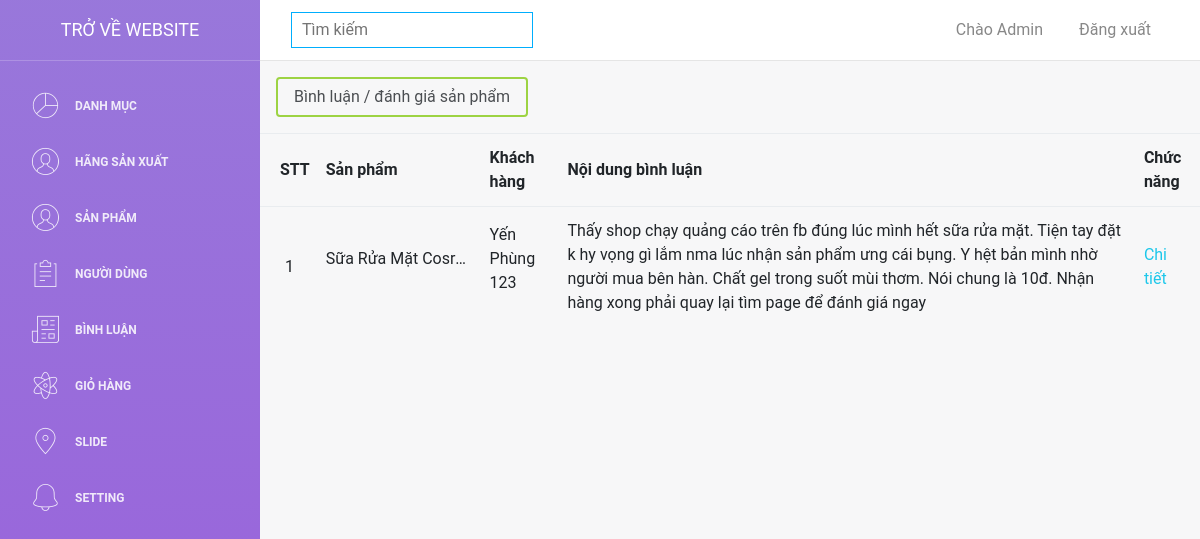
Screenshot of /webmypham/admin/binhluan.php (signed in) with the database file from the repository.
### tables this page shows
CREATE TABLE `binhluan` (
  `id` int(11) NOT NULL,
  `id_taikhoan` int(11) NOT NULL,
  `id_sanpham` int(11) NOT NULL,
  `noidung` text NOT NULL
);

CREATE TABLE `sanpham` (
  `id` int(11) NOT NULL,
  `id_danhmuc` int(11) NOT NULL,
  `masx` int(11) NOT NULL,
  `ten` varchar(255) NOT NULL,
  `gia` int(11) NOT NULL,
  `giakm` int(11) NOT NULL,
  `anh1` text NOT NULL,
  `anh2` text NOT NULL,
  `anh3` text NOT NULL,
  `chitiet` text NOT NULL,
  `luotxem` int(11) NOT NULL,
  `status` int(11) NOT NULL DEFAULT 0
);

CREATE TABLE `taikhoan` (
  `id` int(11) NOT NULL,
  `taikhoan` varchar(55) NOT NULL,
  `matkhau` varchar(55) NOT NULL,
  `hoten` varchar(100) NOT NULL,
  `sdt` text NOT NULL,
  `anh` text NOT NULL,
  `phanquyen` int(11) NOT NULL DEFAULT 0
);

### webmypham/admin/connect.php (called while the page is built, shortened)
<?php
function selectAll($sql)
{
    $result = $GLOBALS['conn']->query($sql);
    return $result;
}
?>

### webmypham/admin/binhluan.php (the view, shortened to what this page needs)
<?php
    include 'header.php';
    if (isset($_COOKIE["user"])) {
        $user = $_COOKIE["user"];
        foreach (selectAll("SELECT * FROM taikhoan WHERE taikhoan='$user'") as $row) {
            $permission = $row['phanquyen'];
        }
        if ($permission==1) {
            ?>
            <a class="btn btn-success my-3 ml-3">Bình luận / đánh giá sản phẩm</a>
            <table class="table">
                <tr>
                    <th style="padding-left:20px">STT</th>
                    <th>Sản phẩm</th>
                    <th>Khách hàng</th>
                    <th>Nội dung bình luận</th>
                    <th>Chức năng</th>
                </tr>
                <?php
                $stt = 1;
                foreach (selectAll("SELECT * FROM binhluan") as $row) {
                ?>
                    <tr>
                        <td style="padding-left:25px"><?= $stt++ ?></td>
                        <td>
                            <p style="display:-webkit-box;-webkit-line-clamp:1;-webkit-box-orient: vertical;overflow: hidden;text-overflow: ellipsis;word-break: break-word;">
                                <?php
                                    foreach (selectAll("SELECT * FROM sanpham WHERE id={$row['id_sanpham']}") as $item) {
                                        echo $item['ten'];
                                    }
                                ?>
                            </p>
                        </td>
                        <td>
                            <p>
                                <?php
                                    foreach (selectAll("SELECT * FROM taikhoan WHERE id={$row['id_taikhoan']}") as $item) {
                                        echo $item['hoten'];
                                    }
                                ?>
                            </p>
                        </td>
                        <td>
                            <?= $row['noidung'] ?>
                        </td>
                        <td>
                            <a href="../chitiet.php?id=<?= $row['id_sanpham'] ?>#binhluan">Chi tiết</a>
                        </td>
                    </tr>
                <?php
                }
                ?>
            </table>
            <?php
        }
    }

### rows the page displays
binhluan: noidung "Thấy shop chạy quảng cáo trên fb đúng lúc mình hết sữa rửa mặt. Tiện tay đặt k hy vọng gì lắm nma lúc nhận sản phẩm ưng cái bụng. Y hệt bản mình nhờ người mua bên hàn. Chất gel trong suốt mùi thơm. Nói chung là 10đ. Nhận hàng xong phải quay lại tìm page để đánh giá ngay"
sanpham: ten "Sữa Rửa Mặt…"
taikhoan: hoten "Yến Phùng 123"
